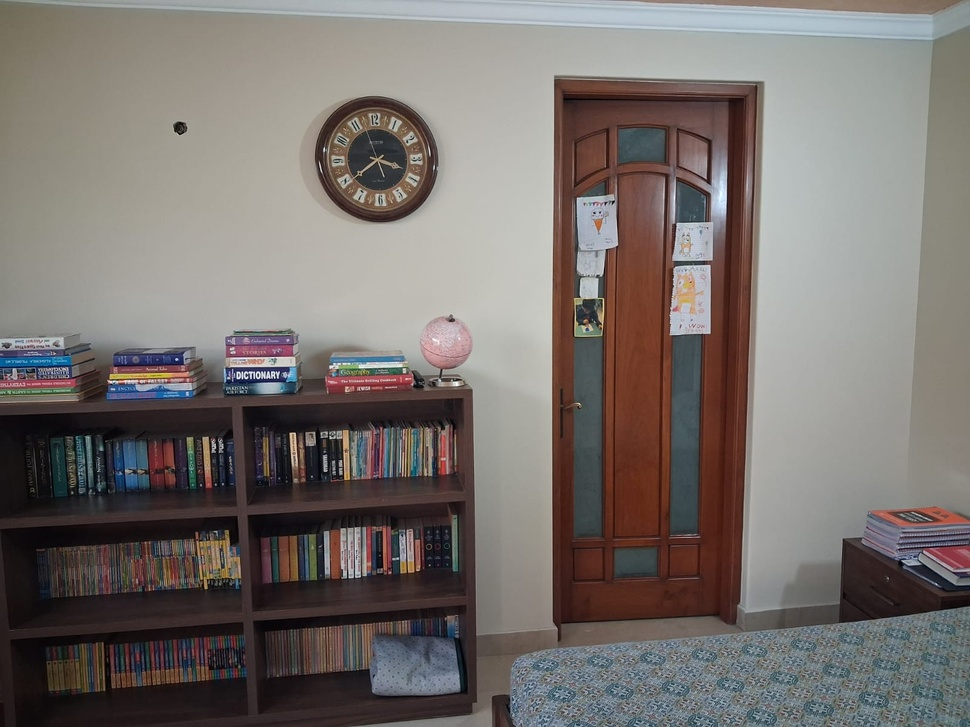
#> input picture data/bookshelf_corner/img_005.jpeg, 970 x 727 px, shrunk from 1600 x 1200 before the run; the run also reads 1 picture not shown here
$ jupyter execute Week-3.ipynb
#> lines starting #> are read from the running program, lines starting #| are printed output that depends on the picture; long printed decimals are rounded
### feature_matching.py
import cv2
import numpy as np

def load_image(path):
    color = cv2.imread(path)
    gray = cv2.cvtColor(color, cv2.COLOR_BGR2GRAY)
    return color, gray

def detect_and_compute(gray):
    detector = cv2.SIFT_create()
    norm = cv2.NORM_L2
    k, d = detector.detectAndCompute(gray, None)
    return k, d, norm

def match_features(des1, des2, norm_type, ratio=0.75):
    bf = cv2.BFMatcher(norm_type)
    raw_matches = bf.knnMatch(des1, des2, k=2)
    valid_matches = [m for m, n in raw_matches if m.distance < ratio * n.distance]
    return valid_matches

def draw_feature_matches(img1, kp1, img2, kp2, matches, max_draw):
    draw = cv2.drawMatches(img1, kp1, img2, kp2, matches[:max_draw], None, flags=cv2.DrawMatchesFlags_NOT_DRAW_SINGLE_POINTS)
    return draw

# [17 lines left out: function match_pairs, not called in this run]

### bundle_adjustment.py
import numpy as np
import cv2
from scipy.optimize import least_squares
from scipy.sparse import lil_matrix

def bundle_adjustment_sparsity(n_cameras, n_points, camera_indices, point_indices):
    """

    :param n_cameras Integer. Number of cameras/images currently resected
    :param n_points: number of distinct 3D points that have been triangulated
    :param camera_indices: List. Value at ith position is index of camera that sees ith 2D point
    :param point_indices: List. Value at ith position is index of 3D point that sees ith 2D point
    """
    m = camera_indices.size * 2
    n = n_cameras * 12 + n_points * 3
    A = lil_matrix((m, n), dtype=int)

    i = np.arange(camera_indices.size)
    for s in range(12):
        A[2 * i, camera_indices * 12 + s] = 1
        A[2 * i + 1, camera_indices * 12 + s] = 1

    for s in range(3):
        A[2 * i, n_cameras * 12 + point_indices * 3 + s] = 1
        A[2 * i + 1, n_cameras * 12 + point_indices * 3 + s] = 1

    return A

def project(points, camera_params, K):
    """
    Projects 3D points onto camera coordinates

    :param points: N x 3 List of 3D point coordinates
    :param camera_params: N x 12 List of 12D camera parameters (r1, ... r9, t1, t2, t3)
    :param K: Intrinsics matrix
    """
    points_proj = []

    for idx in range(len(camera_params)): # idx applies to both points and cam_params, they are = length vectors
        R = camera_params[idx][:9].reshape(3,3)
        rvec, _ = cv2.Rodrigues(R)
        t = camera_params[idx][9:]
        pt = points[idx]
        pt = np.expand_dims(pt, axis=0)
        pt, _ = cv2.projectPoints(pt, rvec, t, K, distCoeffs=np.array([]))
        pt = np.squeeze(np.array(pt))
        points_proj.append(pt)

    return points_proj

def fun(params, n_cameras, n_points, camera_indices, point_indices, points_2d, K):
    """Compute residuals (ie reprojection error) for Bundle Adjustment.

    :param params: List of all parameters. First n_cameras*12 parameters are (r1, ..., r9, t1, t2, t3)
    for each resected camera. Remaining n_points*3 paramaters are (x, y, z) coord of each triangulated point
    :param n_cameras: Integer. # of resected cameras
    :param n_points: Integer. # of triangulated points
    :param camera_indices: List of indices of cameras viewing each 2D observation
    :param point_indices: List of indices of 3D points corresponding to each 2D observation
    :points_2d: 2D pixel coordinates of each observation by a camera of a 3D point
    :param K: Intrinsics matrix
    """
    camera_params = params[:n_cameras * 12].reshape((n_cameras, 12))
    points_3d = params[n_cameras * 12:].reshape((n_points, 3))
    points_proj = project(points_3d[point_indices], camera_params[camera_indices], K)
    return (points_proj - points_2d).ravel()

def do_BA(points3d_with_views, R_mats, t_vecs, resected_imgs, keypoints, K, ftol):
    """
    Perform Bundle Adjustment on all currently resected images and all triangulated 3D points. Return updated
    values for camera poses and 3D point coordinates.

    :param points3d_with_views: List of Point3D_with_views objects.
    :param R_mats: Dict mapping index of resected cameras to their Rotation matrix
    :param t_vecs: Dict mapping index of resected cameras to their translation vector
    :param resected_imgs: List of indices of resected images
    :param keypoints: List of lists of cv2.Keypoint objects. keypoints[i] is list for image i.
    :param ftol: Tolerance for change in total reprojection error. Used so scipy.optimize.least_squares knows
    when to stop adjusting
    """
    point_indices = []
    points_2d = []
    camera_indices = []
    points_3d = []
    camera_params = []
    BA_cam_idxs = {} # maps from true cam indices to 'normalized' (i.e 11, 23, 31 maps to -> 0, 1, 2)
    cam_count = 0

    for r in resected_imgs:
        BA_cam_idxs[r] = cam_count
        camera_params.append(np.hstack((R_mats[r].ravel(), t_vecs[r].ravel())))
        cam_count += 1

    for pt3d_idx in range(len(points3d_with_views)):
        points_3d.append(points3d_with_views[pt3d_idx].point3d)
        for cam_idx, kpt_idx in points3d_with_views[pt3d_idx].source_2dpt_idxs.items():
            if cam_idx not in resected_imgs: continue
            point_indices.append(pt3d_idx)
            camera_indices.append(BA_cam_idxs[cam_idx])#append normalized cam idx
            points_2d.append(keypoints[cam_idx][kpt_idx].pt)
    if len(points_3d[0]) == 3: points_3d = np.expand_dims(points_3d, axis=0)

    point_indices = np.array(point_indices)
    points_2d = np.array(points_2d)
    camera_indices = np.array(camera_indices)
    points_3d = np.squeeze(points_3d)
    camera_params = np.array(camera_params)

    n_cameras = camera_params.shape[0]
    n_points = points_3d.shape[0]
    x0 = np.hstack((camera_params.ravel(), points_3d.ravel()))
    A = bundle_adjustment_sparsity(n_cameras, n_points, camera_indices, point_indices)

    res = least_squares(fun, x0, jac_sparsity=A, verbose=2, x_scale='jac', loss='linear', ftol=ftol, xtol=1e-12, method='trf',
                        args=(n_cameras, n_points, camera_indices, point_indices, points_2d, K))

    adjusted_camera_params = res.x[:n_cameras * 12].reshape(n_cameras, 12)
    adjusted_points_3d = res.x[n_cameras * 12:].reshape(n_points, 3)
    adjusted_R_mats = {}
    adjusted_t_vecs = {}
    for true_idx, norm_idx in BA_cam_idxs.items():
        adjusted_R_mats[true_idx] = adjusted_camera_params[norm_idx][:9].reshape(3,3)
        adjusted_t_vecs[true_idx] = adjusted_camera_params[norm_idx][9:].reshape(3,1)
    R_mats = adjusted_R_mats
    t_vecs = adjusted_t_vecs
    for pt3d_idx in range(len(points3d_with_views)):
        points3d_with_views[pt3d_idx].point3d = np.expand_dims(adjusted_points_3d[pt3d_idx], axis=0)

    return points3d_with_views, R_mats, t_vecs

### Week-3.ipynb
[cell 1]
import cv2
import numpy as np
from feature_matching import match_pairs, load_image, detect_and_compute, match_features
import glob

[cell 2]
import numpy as np
img = cv2.imread("./data/bookshelf_corner/img_005.jpeg")
#> img is the input picture: shape (727, 970, 3); mean B, G, R 109.3, 112.9, 119.5
img_height, img_width = img.shape[:2]

sensor_diagonal_mm = 9.2

sensor_width_mm  = sensor_diagonal_mm * 4/5
sensor_height_mm = sensor_diagonal_mm * 3/5

equiv_focal_mm = 27.0
full_frame_diag = 43.27

physical_f_mm = equiv_focal_mm * (sensor_diagonal_mm / full_frame_diag)

fx = (physical_f_mm / sensor_width_mm) * img_width
fy = (physical_f_mm / sensor_height_mm) * img_height

cx = img_width  / 2
cy = img_height / 2

K = np.array([
    [fx, 0,  cx],
    [0,  fy, cy],
    [0,   0,  1]
])

print("Physical focal length (mm):", physical_f_mm)
print("\nIntrinsic matrix K:\n", K)
#| Intrinsic matrix K:
#|  [[756.587   0.         485.        ]
#|  [  0.         756.067 363.5       ]
#|  [  0.           0.           1.        ]]

[cell 3]
image_paths = sorted(glob.glob("data/bookshelf_corner/*.jpeg"))

img1_color, img1_gray = load_image(image_paths[0])
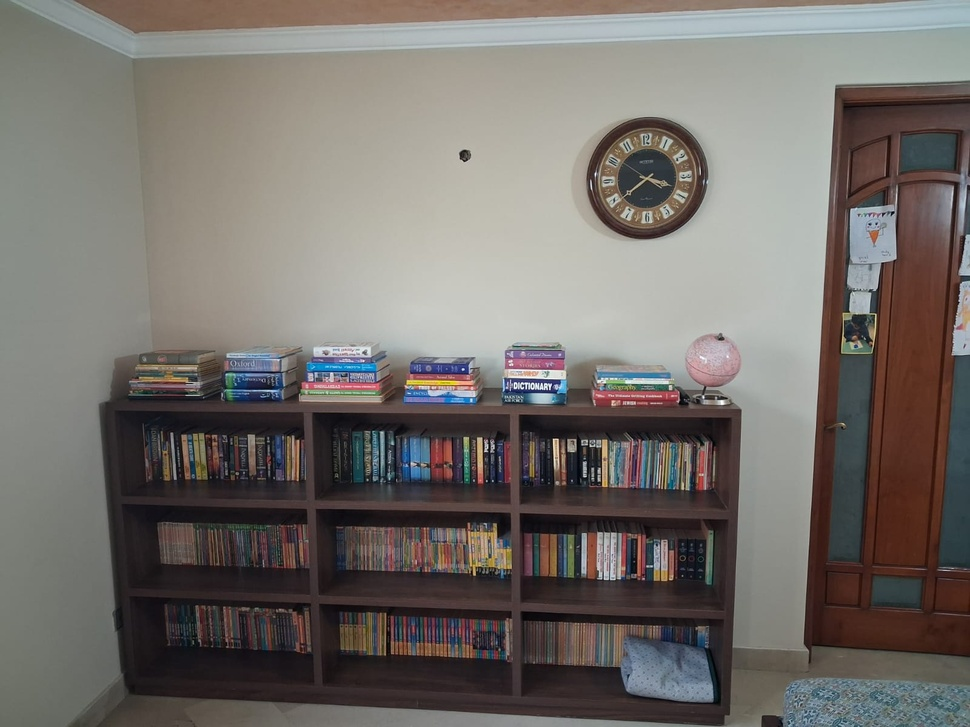
#> input picture data/bookshelf_corner/img_000001.jpeg, 970 x 727 px, shrunk from 1600 x 1200 before the run
#> in load_image, color is the input picture: shape (727, 970, 3); mean B, G, R 106.8, 111.2, 116.3
#> in load_image, `gray = cv2.cvtColor(color, cv2.COLOR_BGR2GRAY)`:
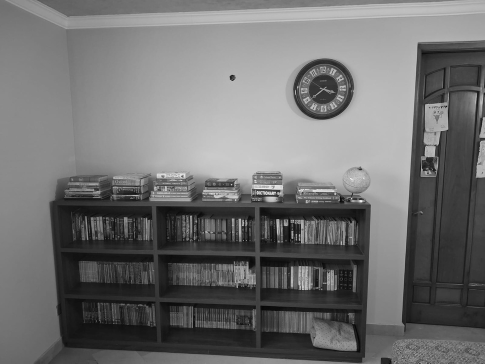
#> gray: shape (727, 970) (shown at 1/2 size); min 0, max 255, mean 112.3
img2_color, img2_gray = load_image(image_paths[1])
#> call 2 of load_image, with path = 'data/bookshelf_corner/img_00006.jpeg'
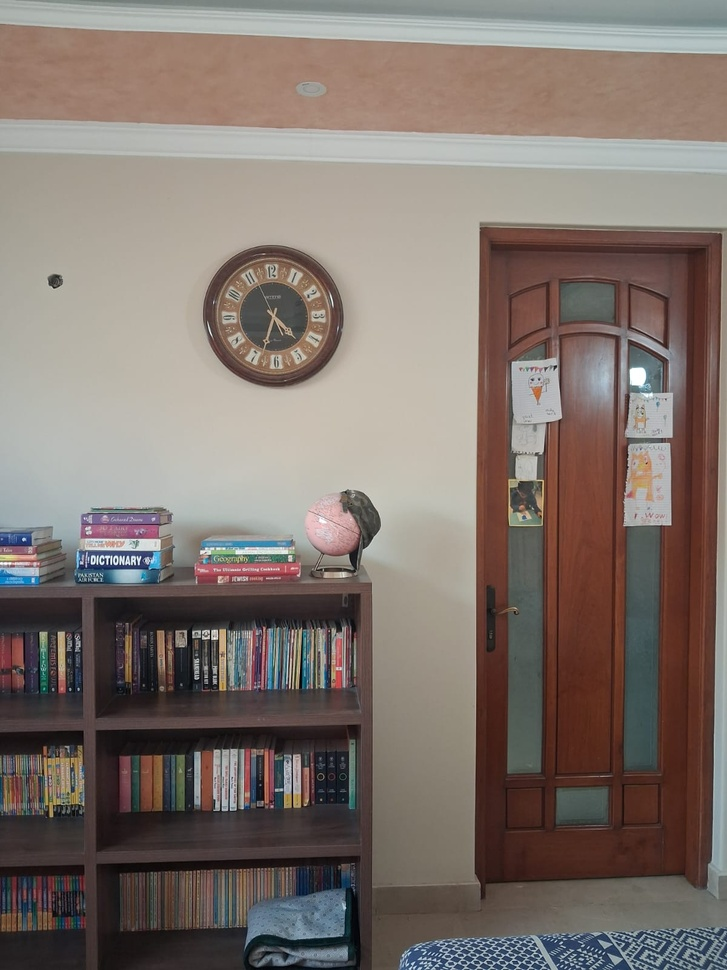
#> input picture data/bookshelf_corner/img_00006.jpeg, 727 x 970 px, shrunk from 1200 x 1600 before the run
#> in load_image, color is the input picture: shape (970, 727, 3); mean B, G, R 109.5, 116.1, 127.7
#> in load_image (call 2), `gray = cv2.cvtColor(color, cv2.COLOR_BGR2GRAY)`:
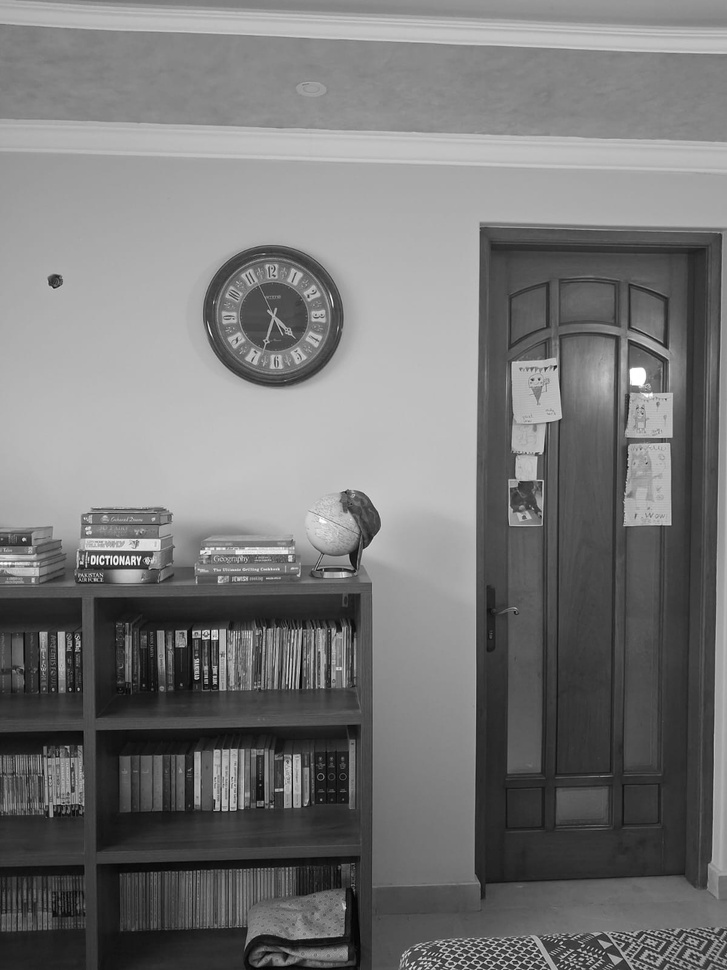
#> gray: shape (970, 727); min 0, max 255, mean 118.8

kp1, des1, norm = detect_and_compute(img1_gray)
#> in detect_and_compute, `k, d = detector.detectAndCompute(gray, None)`: k = 1662 keypoints; strongest (x, y, size): (892, 213, 2.1), (584, 476, 2.5), (550, 385, 2.1), (526, 383, 1.8)
#> kp1 has the same summary as k in detect_and_compute; norm = 4
#> (the rest of the program and of its run is left out)
